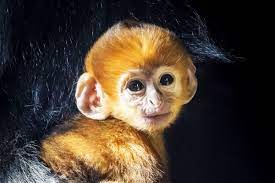
#> input picture aden1.png, 275 x 183 px
$ jupyter execute EkstrasiFiturBerdasarkanWarna.ipynb
#> lines starting #> are read from the running program, lines starting #| are printed output that depends on the picture
[cell 1]
import numpy as np
import imageio
import matplotlib.pyplot as plt
import cv2

# img = imageio.imread("aden.png")
img_bgr = cv2.imread("aden1.png")
#> img_bgr is the input picture: shape (183, 275, 3); mean B, G, R 48.4, 59.3, 72.2
img = cv2.cvtColor(img_bgr, cv2.COLOR_BGR2RGB)
height, width, channel = img_bgr.shape
#> height = 183; width = 275; channel = 3

hgr = np.zeros((256))
hgg = np.zeros((256))
hgb = np.zeros((256))
hgrgb = np.zeros((768), dtype=np.int32)

def makeItZero():
    for x in range(0, 256):
        hgr[x] = 0
        hgg[x] = 0
        hgb[x] = 0

    for x in range(0, 768):
        hgrgb[x] = 0

makeItZero()
# th = int(256/64)
temp = [0]
for y in range(0, height):
    for x in range(0, width):
        red = int(img[y][x][0])
        green = int(img[y][x][1])
        blue = int(img[y][x][2])
        red = red + 0
        green = green + 256
        blue = blue + 512
# temp.append(green)
        hgrgb[red] += 1
        hgrgb[green] += 1
        hgrgb[blue] += 1
#> after the loop, hgrgb = 768 values, max 7236 at index 1, min 3 at index 764, mean 196.6

binsrgb = np.linspace(0, 768, 100)

binsr = np.linspace(0, 0, 100)
plt.hist(hgr, binsr, color = "red", alpha=0.5)
binsg = np.linspace(0, 256, 100)
plt.hist(hgr, binsg, color = "green", alpha=0.5)
binsb = np.linspace(0, 768, 100)
plt.hist(hgr, binsb, color = "blue", alpha=0.5) #plt.hist(hgr, binsrgb, alpha=0.5)
plt.plot(hgrgb)
plt.title("Histogram Red Green Blue")
plt.show()
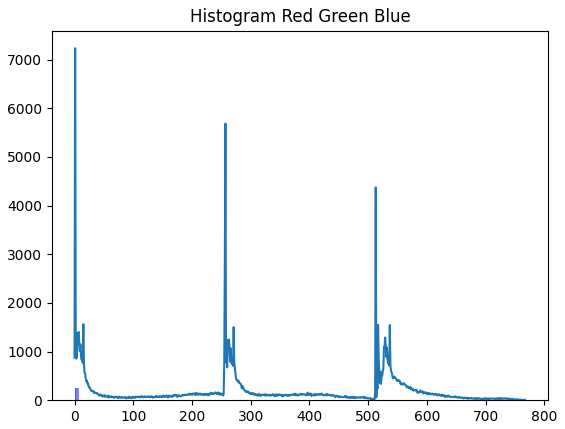
#> figure drawn by matplotlib, 1 panel; tallest bar 256 high, from x = 0 to 0; tallest bar 256 high, from x = 2.22e-16 to 2.59; tallest bar 256 high, from x = 0 to 7.76; curve peaks at x = 1, y = 7236

hist_img = cv2.calcHist([img], [0], None, [768], [0, 768])
#> hist_img = 768 values, max 7236 at index 1, min 0 at index 256, mean 65.53
plt.plot(hist_img)
plt.title("Histogram Red Green Blue")
plt.show()
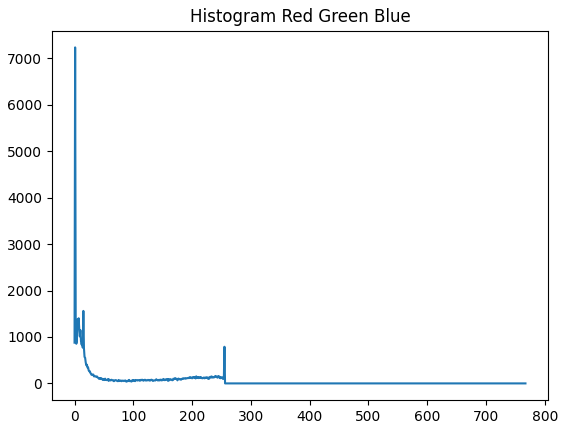
#> figure drawn by matplotlib, 1 panel; curve peaks at x = 1, y = 7236

makeItZero()
for y in range(0, img.shape[0]):
    for x in range(0, img.shape[1]):
        red = img[y][x][0]
        green = img[y][x][1]
        blue = img[y][x][2]
        hgr[red] += 1
        hgg[green] += 1
        hgb[blue] += 1
#> after the loop, hgb = 256 values, max 4375 at index 1, min 3 at index 252, mean 196.6; hgg = 256 values, max 5686 at index 1, min 9 at index 254, mean 196.6; hgr = 256 values, max 7236 at index 1, min 37 at index 88, mean 196.6
def plot_result(red, green, blue):
    bins = np.linspace(0, 256, 128)

    fig, (ax1, ax2, ax3) = plt.subplots(1, 3, sharey=True)

    for ax in [ax1, ax2, ax3]:
        ax.spines["top"].set_visible(False)
        ax.spines["right"].set_visible(False)
        ax.spines["left"].set_visible(False)
        ax.spines["bottom"].set_visible(False)
        ax.grid(color='b', linestyle='--', linewidth=0.5, alpha=0.3)
        ax.tick_params(direction='out', color='b', width='1')

    ax1.set_title('Red')
    ax2.set_title('Green')
    ax3.set_title('Blue')

    ax1.hist(red, bins, color="red", alpha=1)
    ax2.hist(green, bins, color="green", alpha=1)
    ax3.hist(blue, bins, color="blue", alpha=1)

plt.rcParams['figure.figsize'] = [20, 7]
plot_result(hgr, hgg, hgb)
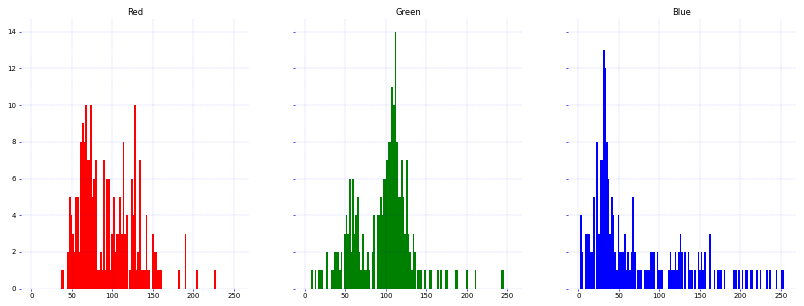
#> figure drawn by matplotlib, 3 panels

$ run again, with aden.png copied over aden1.png
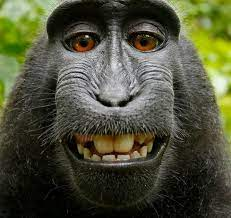
#> input picture aden.png, 231 x 218 px
#> img_bgr is the input picture: shape (218, 231, 3); mean B, G, R 56.8, 79.1, 77.3
#> after the loop `for y in range(0, height):`: hgrgb = 768 values, max 3565 at index 512, min 0 at index 238, mean 196.7
#> hist_img = 768 values, max 577 at index 6, min 0 at index 238, mean 65.57
#> `plt.show()`:
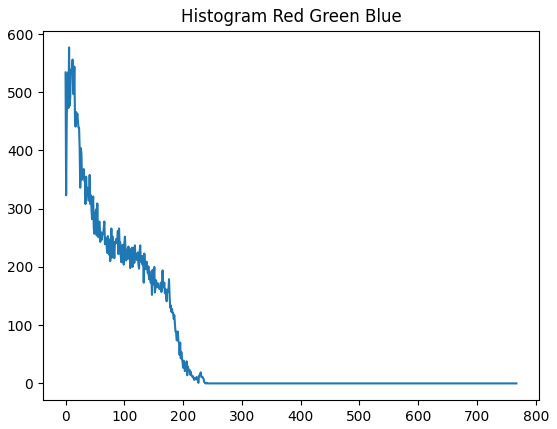
#> figure drawn by matplotlib, 1 panel; curve peaks at x = 6, y = 577
#> after the loop `for y in range(0, img.shape[0]):`: hgb = 256 values, max 3565 at index 0, min 0 at index 236, mean 196.7; hgg = 256 values, max 589 at index 6, min 0 at index 249, mean 196.7; hgr = 256 values, max 577 at index 6, min 0 at index 238, mean 196.7
#> `[cell 1] import numpy as np import imageio import matplotlib.pyplot as..`:
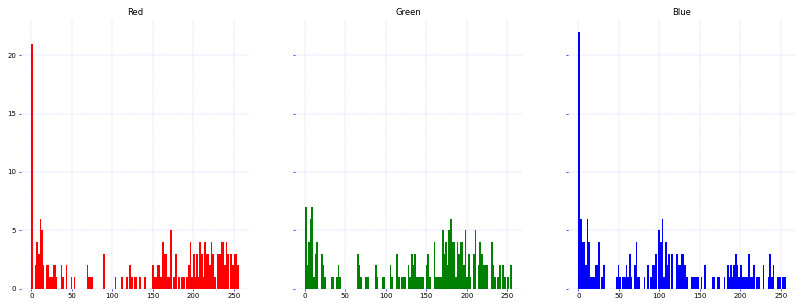
#> figure drawn by matplotlib, 3 panels; panel 1: tallest bar 21 high, from x = 0 to 2.02

$ run again, with 2.png copied over aden1.png
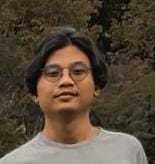
#> input picture 2.png, 155 x 164 px
#> img_bgr is the input picture: shape (164, 155, 3); mean B, G, R 58.4, 73.7, 87.2
#> after the loop `for y in range(0, height):`: hgrgb = 768 values, max 589 at index 552, min 0 at index 0, mean 99.3
#> hist_img = 768 values, max 449 at index 62, min 0 at index 0, mean 33.1
#> `plt.show()`:
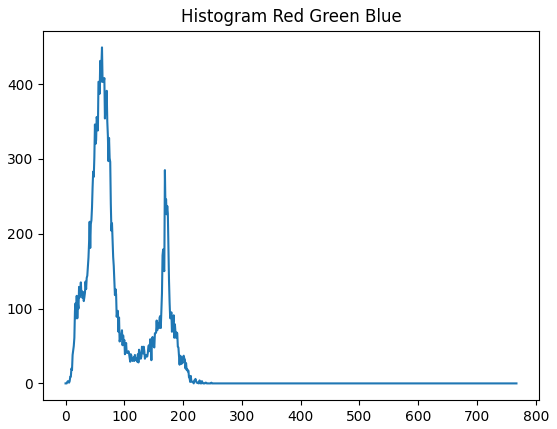
#> figure drawn by matplotlib, 1 panel; curve peaks at x = 62, y = 449
#> after the loop `for y in range(0, img.shape[0]):`: hgb = 256 values, max 589 at index 40, min 0 at index 202, mean 99.3; hgg = 256 values, max 501 at index 53, min 0 at index 211, mean 99.3; hgr = 256 values, max 449 at index 62, min 0 at index 0, mean 99.3
#> `[cell 1] import numpy as np import imageio import matplotlib.pyplot as..`:
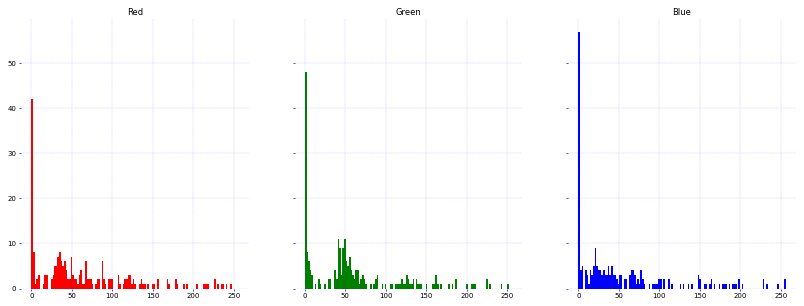
#> figure drawn by matplotlib, 3 panels; panel 1: tallest bar 42 high, from x = 0 to 2.02
